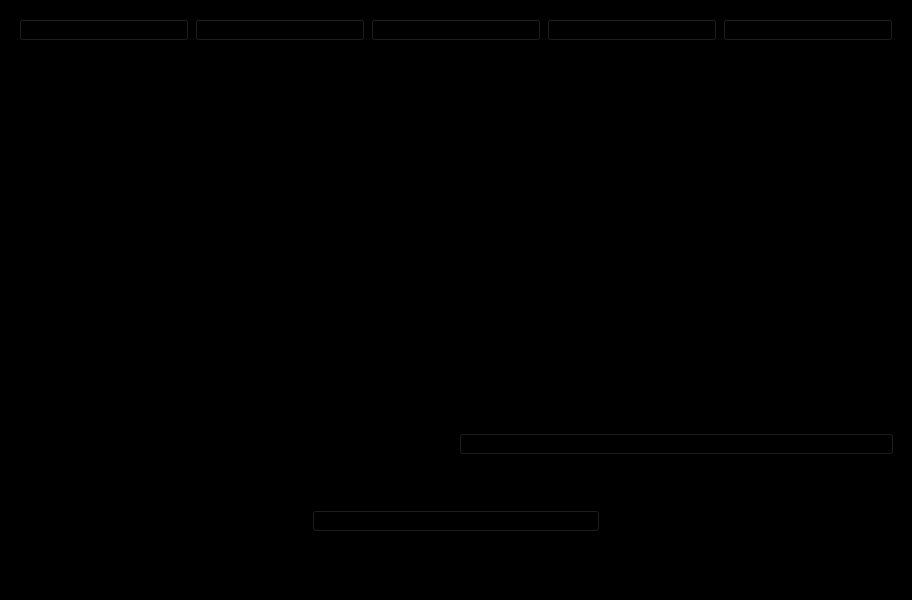
<?xml version="1.0" encoding="UTF-8"?>
<ui version="4.0">
 <class>MainWindow</class>
 <widget class="QMainWindow" name="MainWindow">
  <property name="geometry">
   <rect>
    <x>0</x>
    <y>0</y>
    <width>912</width>
    <height>600</height>
   </rect>
  </property>
  <property name="windowTitle">
   <string>MainWindow</string>
  </property>
  <property name="styleSheet">
   <string notr="true">background-color: rgb(265, 265, 265);</string>
  </property>
  <widget class="QWidget" name="centralwidget">
   <layout class="QVBoxLayout" name="verticalLayout_2">
    <item>
     <widget class="QFrame" name="frame">
      <property name="frameShape">
       <enum>QFrame::Shape::StyledPanel</enum>
      </property>
      <property name="frameShadow">
       <enum>QFrame::Shadow::Raised</enum>
      </property>
      <layout class="QHBoxLayout" name="horizontalLayout">
       <item>
        <widget class="QPushButton" name="btn_home">
         <property name="text">
          <string>HOME</string>
         </property>
        </widget>
       </item>
       <item>
        <widget class="QPushButton" name="btn_tables">
         <property name="text">
          <string>TABLE</string>
         </property>
        </widget>
       </item>
       <item>
        <widget class="QPushButton" name="btn_contato">
         <property name="text">
          <string>CONTATO</string>
         </property>
        </widget>
       </item>
       <item>
        <widget class="QPushButton" name="btn_sobre">
         <property name="text">
          <string>SOBRE</string>
         </property>
        </widget>
       </item>
       <item>
        <widget class="QPushButton" name="btn_outro">
         <property name="text">
          <string>OUTRO</string>
         </property>
        </widget>
       </item>
      </layout>
     </widget>
    </item>
    <item>
     <widget class="QStackedWidget" name="Pages">
      <property name="currentIndex">
       <number>2</number>
      </property>
      <widget class="QWidget" name="pg_table">
       <layout class="QVBoxLayout" name="verticalLayout_3">
        <item>
         <widget class="QTabWidget" name="tabWidget">
          <property name="currentIndex">
           <number>1</number>
          </property>
          <widget class="QWidget" name="tables">
           <attribute name="title">
            <string>Tab 1</string>
           </attribute>
           <layout class="QHBoxLayout" name="horizontalLayout_2">
            <item>
             <widget class="QFrame" name="frame_2">
              <property name="frameShape">
               <enum>QFrame::Shape::StyledPanel</enum>
              </property>
              <property name="frameShadow">
               <enum>QFrame::Shadow::Raised</enum>
              </property>
              <layout class="QVBoxLayout" name="verticalLayout_9">
               <item>
                <layout class="QHBoxLayout" name="horizontalLayout_3">
                 <item>
                  <widget class="QLineEdit" name="txt_file"/>
                 </item>
                 <item>
                  <widget class="QPushButton" name="btn_open">
                   <property name="text">
                    <string>Abrir</string>
                   </property>
                  </widget>
                 </item>
                </layout>
               </item>
               <item>
                <layout class="QHBoxLayout" name="horizontalLayout_4">
                 <item>
                  <layout class="QVBoxLayout" name="verticalLayout_8">
                   <item>
                    <layout class="QVBoxLayout" name="verticalLayout_7">
                     <item>
                      <widget class="QLabel" name="label">
                       <property name="text">
                        <string>ESTOQUE</string>
                       </property>
                      </widget>
                     </item>
                     <item>
                      <widget class="QTreeWidget" name="tw_estoque">
                       <column>
                        <property name="text">
                         <string>Nfe</string>
                        </property>
                       </column>
                       <column>
                        <property name="text">
                         <string>Serie</string>
                        </property>
                       </column>
                       <column>
                        <property name="text">
                         <string>Cliente</string>
                        </property>
                       </column>
                       <column>
                        <property name="text">
                         <string>UF</string>
                        </property>
                       </column>
                       <column>
                        <property name="text">
                         <string>Municipio</string>
                        </property>
                       </column>
                       <column>
                        <property name="text">
                         <string>Cod item</string>
                        </property>
                       </column>
                       <column>
                        <property name="text">
                         <string>Quantidade</string>
                        </property>
                       </column>
                       <column>
                        <property name="text">
                         <string>Descrição</string>
                        </property>
                       </column>
                       <column>
                        <property name="text">
                         <string>UN</string>
                        </property>
                       </column>
                       <column>
                        <property name="text">
                         <string>Especie</string>
                        </property>
                       </column>
                       <column>
                        <property name="text">
                         <string>Valor</string>
                        </property>
                       </column>
                       <column>
                        <property name="text">
                         <string>Data Importação</string>
                        </property>
                       </column>
                       <column>
                        <property name="text">
                         <string>Usuário</string>
                        </property>
                       </column>
                      </widget>
                     </item>
                    </layout>
                   </item>
                   <item>
                    <layout class="QVBoxLayout" name="verticalLayout_6">
                     <item>
                      <widget class="QLabel" name="label_3">
                       <property name="text">
                        <string>SAÍDA</string>
                       </property>
                      </widget>
                     </item>
                     <item>
                      <layout class="QVBoxLayout" name="verticalLayout_5">
                       <item>
                        <widget class="QTreeWidget" name="tw_saida">
                         <column>
                          <property name="text">
                           <string>Nfe</string>
                          </property>
                         </column>
                         <column>
                          <property name="text">
                           <string>Série</string>
                          </property>
                         </column>
                         <column>
                          <property name="text">
                           <string>Data Importação</string>
                          </property>
                         </column>
                         <column>
                          <property name="text">
                           <string>Data de Saída</string>
                          </property>
                         </column>
                         <column>
                          <property name="text">
                           <string>USUÁRIO</string>
                          </property>
                         </column>
                        </widget>
                       </item>
                      </layout>
                     </item>
                    </layout>
                   </item>
                  </layout>
                 </item>
                 <item>
                  <widget class="QFrame" name="frame_3">
                   <property name="frameShape">
                    <enum>QFrame::Shape::StyledPanel</enum>
                   </property>
                   <property name="frameShadow">
                    <enum>QFrame::Shadow::Raised</enum>
                   </property>
                   <layout class="QVBoxLayout" name="verticalLayout">
                    <item>
                     <widget class="QPushButton" name="btn_importar">
                      <property name="text">
                       <string>Importar</string>
                      </property>
                     </widget>
                    </item>
                    <item>
                     <widget class="QPushButton" name="btn_gerar">
                      <property name="text">
                       <string>Gerar saída</string>
                      </property>
                     </widget>
                    </item>
                    <item>
                     <widget class="QPushButton" name="btn_estorno">
                      <property name="text">
                       <string>Estorno</string>
                      </property>
                     </widget>
                    </item>
                    <item>
                     <spacer name="verticalSpacer">
                      <property name="orientation">
                       <enum>Qt::Orientation::Vertical</enum>
                      </property>
                      <property name="sizeHint" stdset="0">
                       <size>
                        <width>20</width>
                        <height>300</height>
                       </size>
                      </property>
                     </spacer>
                    </item>
                   </layout>
                  </widget>
                 </item>
                </layout>
               </item>
              </layout>
             </widget>
            </item>
           </layout>
          </widget>
          <widget class="QWidget" name="tab_2">
           <attribute name="title">
            <string>Tab 2</string>
           </attribute>
          </widget>
         </widget>
        </item>
       </layout>
      </widget>
      <widget class="QWidget" name="pg_home">
       <layout class="QVBoxLayout" name="verticalLayout_4">
        <item>
         <widget class="QLabel" name="label_2">
          <property name="styleSheet">
           <string notr="true"/>
          </property>
          <property name="text">
           <string>&lt;html&gt;&lt;head/&gt;&lt;body&gt;&lt;p align=&quot;center&quot;&gt;&lt;span style=&quot; font-size:48pt; font-weight:700; color:#00007f;&quot;&gt;SISTEMA&lt;/span&gt;&lt;/p&gt;&lt;p align=&quot;center&quot;&gt;&lt;span style=&quot; font-size:48pt; font-weight:700; color:#00007f;&quot;&gt;DE&lt;/span&gt;&lt;/p&gt;&lt;p align=&quot;center&quot;&gt;&lt;span style=&quot; font-size:48pt; font-weight:700; color:#00007f;&quot;&gt;GERENCIAMENTO&lt;/span&gt;&lt;span style=&quot; font-size:48pt; font-weight:700; color:#ffffff;&quot;&gt;.&lt;/span&gt;&lt;/p&gt;&lt;/body&gt;&lt;/html&gt;</string>
          </property>
         </widget>
        </item>
        <item>
         <layout class="QHBoxLayout" name="horizontalLayout_5">
          <item>
           <widget class="QLabel" name="label_5">
            <property name="text">
             <string/>
            </property>
           </widget>
          </item>
          <item>
           <widget class="QPushButton" name="btn_pg_cadastro">
            <property name="text">
             <string>Cadastrar Usuário</string>
            </property>
           </widget>
          </item>
          <item>
           <widget class="QLabel" name="label_4">
            <property name="text">
             <string/>
            </property>
           </widget>
          </item>
         </layout>
        </item>
       </layout>
      </widget>
      <widget class="QWidget" name="pg_cadastro">
       <layout class="QVBoxLayout" name="verticalLayout_10">
        <item>
         <widget class="QLabel" name="label_12">
          <property name="font">
           <font>
            <pointsize>20</pointsize>
           </font>
          </property>
          <property name="text">
           <string>Tela de Cadastro</string>
          </property>
          <property name="alignment">
           <set>Qt::AlignmentFlag::AlignCenter</set>
          </property>
         </widget>
        </item>
        <item>
         <widget class="QLabel" name="label_6">
          <property name="font">
           <font>
            <pointsize>12</pointsize>
           </font>
          </property>
          <property name="text">
           <string>CADASTRAR USUÁRIO</string>
          </property>
          <property name="alignment">
           <set>Qt::AlignmentFlag::AlignCenter</set>
          </property>
         </widget>
        </item>
        <item>
         <layout class="QHBoxLayout" name="horizontalLayout_6">
          <item>
           <widget class="QLabel" name="label_7">
            <property name="text">
             <string>Nome</string>
            </property>
           </widget>
          </item>
          <item>
           <widget class="QLineEdit" name="txt_nome"/>
          </item>
         </layout>
        </item>
        <item>
         <layout class="QHBoxLayout" name="horizontalLayout_7">
          <item>
           <widget class="QLabel" name="label_8">
            <property name="text">
             <string>Usuário</string>
            </property>
           </widget>
          </item>
          <item>
           <widget class="QLineEdit" name="txt_usuario"/>
          </item>
         </layout>
        </item>
        <item>
         <layout class="QHBoxLayout" name="horizontalLayout_8">
          <item>
           <widget class="QLabel" name="label_9">
            <property name="text">
             <string>Senha</string>
            </property>
           </widget>
          </item>
          <item>
           <widget class="QLineEdit" name="txt_senha">
            <property name="echoMode">
             <enum>QLineEdit::EchoMode::Password</enum>
            </property>
           </widget>
          </item>
         </layout>
        </item>
        <item>
         <layout class="QHBoxLayout" name="horizontalLayout_9">
          <item>
           <widget class="QLabel" name="label_10">
            <property name="text">
             <string>Senha</string>
            </property>
           </widget>
          </item>
          <item>
           <widget class="QLineEdit" name="txt_senha_2">
            <property name="echoMode">
             <enum>QLineEdit::EchoMode::Password</enum>
            </property>
           </widget>
          </item>
         </layout>
        </item>
        <item>
         <layout class="QHBoxLayout" name="horizontalLayout_10">
          <item>
           <widget class="QLabel" name="label_11">
            <property name="text">
             <string>Perfil</string>
            </property>
           </widget>
          </item>
          <item>
           <widget class="QComboBox" name="cb_perfil">
            <item>
             <property name="text">
              <string>Usuário</string>
             </property>
            </item>
            <item>
             <property name="text">
              <string>Administrador</string>
             </property>
            </item>
           </widget>
          </item>
         </layout>
        </item>
        <item>
         <layout class="QHBoxLayout" name="horizontalLayout_11">
          <item>
           <widget class="QLabel" name="label_13">
            <property name="text">
             <string/>
            </property>
           </widget>
          </item>
          <item>
           <widget class="QPushButton" name="btn_cadastrar">
            <property name="text">
             <string>Cadastrar</string>
            </property>
           </widget>
          </item>
          <item>
           <widget class="QLabel" name="label_14">
            <property name="text">
             <string/>
            </property>
           </widget>
          </item>
         </layout>
        </item>
       </layout>
      </widget>
      <widget class="QWidget" name="pg_contato">
       <layout class="QFormLayout" name="formLayout">
        <item row="0" column="0" colspan="2">
         <widget class="QLabel" name="label_15">
          <property name="font">
           <font>
            <pointsize>20</pointsize>
           </font>
          </property>
          <property name="text">
           <string>                                                Tela de contatos</string>
          </property>
         </widget>
        </item>
       </layout>
      </widget>
      <widget class="QWidget" name="pg_sobre">
       <layout class="QFormLayout" name="formLayout_2">
        <item row="0" column="0" colspan="2">
         <widget class="QLabel" name="label_16">
          <property name="font">
           <font>
            <pointsize>20</pointsize>
           </font>
          </property>
          <property name="text">
           <string>SOBRE</string>
          </property>
         </widget>
        </item>
       </layout>
      </widget>
     </widget>
    </item>
   </layout>
   <zorder>Pages</zorder>
   <zorder>frame</zorder>
  </widget>
 </widget>
 <resources/>
 <connections/>
</ui>
